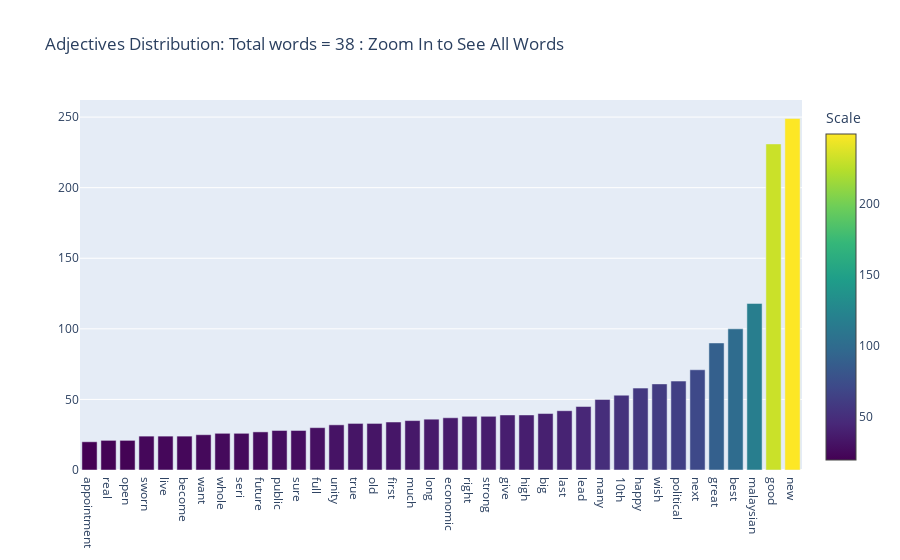

Notebook code for this chart:
### Code cell
fig = go.Figure(go.Bar(x=x, y=y, name='Adjectives', marker=dict(cmax=max(y), cmin=min(y), color=y, colorbar=dict(title="Scale"), colorscale="Viridis")))
fig.update_layout(title_text='Adjectives Distribution: Total words = ' + str(len(adjectives_values)) + ' : Zoom In to See All Words')
fig.write_html("adjectives_distribution.html")
fig.show()

### Figure 1 — Plotly figure (JSON) as saved in the notebook; plotly's stock layout.template omitted (floating-point values rounded to 4 significant figures)
{"data": [{"marker": {"cmax": 249, "cmin": 20, "color": [20, 21, 21, 24, 24, 24, 25, 26, 26, 27, 28, 28, 30, 32, 33, 33, 34, 35, 36, 37, 38, 38, 39, 39, 40, 42, 45, 50, 53, 58, 61, 63, 71, 90, 100, 118, 231, 249], "colorbar": {"title": {"text": "Scale"}}, "colorscale": [[0, "#440154"], [0.1111, "#482878"], [0.2222, "#3e4989"], [0.3333, "#31688e"], [0.4444, "#26828e"], [0.5556, "#1f9e89"], [0.6667, "#35b779"], [0.7778, "#6ece58"], [0.8889, "#b5de2b"], [1, "#fde725"]]}, "name": "Adjectives", "type": "bar", "x": ["appointment", "real", "open", "sworn", "live", "become", "want", "whole", "seri", "future", "public", "sure", "full", "unity", "true", "old", "first", "much", "long", "economic", "right", "strong", "give", "high", "big", "last", "lead", "many", "10th", "happy", "wish", "political", "next", "great", "best", "malaysian", "good", "new"], "y": [20, 21, 21, 24, 24, 24, 25, 26, 26, 27, 28, 28, 30, 32, 33, 33, 34, 35, 36, 37, 38, 38, 39, 39, 40, 42, 45, 50, 53, 58, 61, 63, 71, 90, 100, 118, 231, 249]}], "layout": {"title": {"text": "Adjectives Distribution: Total words = 38 : Zoom In to See All Words"}}}
